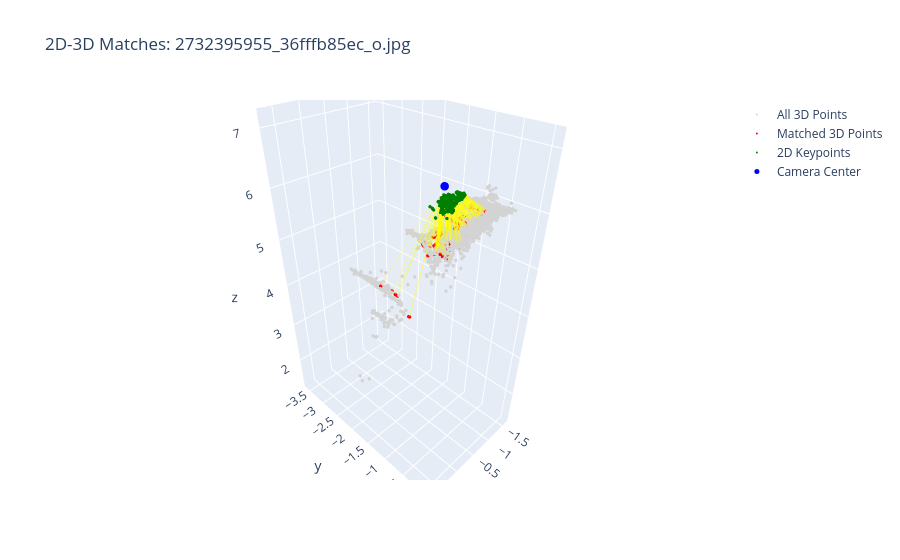

The notebook cell saved with this chart:
### Code cell
current_idx = 0
query_name = query_list[current_idx]
query_image_path = Path("/proj/vlarsson/datasets/megadepth/Undistorted_SfM") / scene / "images" / query_name
fig = visualize_2d3d_matches(
        gt_data[query_name], query_name, query_image_path, query_cameras=query_cams[query_name], html_dir=None, plane_distance=0.5, save_html=False
        )
